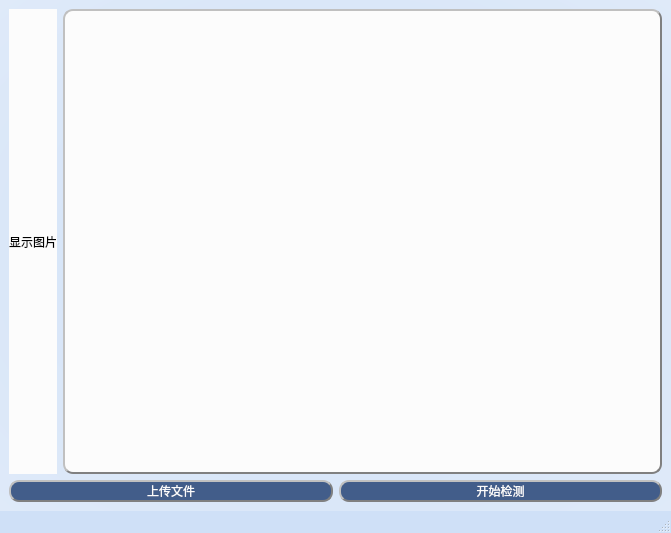
<?xml version="1.0" encoding="UTF-8"?>
<ui version="4.0">
 <class>MainWindow</class>
 <widget class="QMainWindow" name="MainWindow">
  <property name="geometry">
   <rect>
    <x>0</x>
    <y>0</y>
    <width>671</width>
    <height>533</height>
   </rect>
  </property>
  <property name="windowTitle">
   <string>上传文件</string>
  </property>
  <property name="windowIcon">
   <iconset resource="pic.qrc">
    <normaloff>:/新前缀/165.png</normaloff>:/新前缀/165.png</iconset>
  </property>
  <property name="styleSheet">
   <string notr="true">QMainWindow{
	
background-color: rgb(207, 224, 247);
}</string>
  </property>
  <widget class="QWidget" name="centralwidget">
   <property name="styleSheet">
    <string notr="true">QWidget{
background-color: qradialgradient(spread:pad, cx:0.5, cy:0.5, radius:2, fx:0.5, fy:0.5, stop:0 rgba(207, 224, 247), stop:1 rgba(252, 252, 252, 255));

}</string>
   </property>
   <layout class="QGridLayout" name="gridLayout_3">
    <item row="0" column="0">
     <widget class="QLabel" name="label">
      <property name="maximumSize">
       <size>
        <width>600</width>
        <height>600</height>
       </size>
      </property>
      <property name="styleSheet">
       <string notr="true">QLabel{
	background-color: rgb(252, 252, 252);
}</string>
      </property>
      <property name="text">
       <string>显示图片</string>
      </property>
     </widget>
    </item>
    <item row="0" column="1">
     <widget class="QListView" name="listView">
      <property name="styleSheet">
       <string notr="true">QListView{
	
	font: 11pt &quot;微软雅黑&quot;;
	background-color:  rgb(252, 252, 252);
border-radius: 10px;
border:2px groove gray;
border-style: outset;
	color: rgb(163, 202, 235);
}</string>
      </property>
     </widget>
    </item>
    <item row="1" column="0" colspan="2">
     <layout class="QHBoxLayout" name="horizontalLayout">
      <item>
       <widget class="QPushButton" name="pushButton">
        <property name="font">
         <font>
          <family>百度综艺简体</family>
          <pointsize>9</pointsize>
          <weight>50</weight>
          <italic>false</italic>
          <bold>false</bold>
         </font>
        </property>
        <property name="autoFillBackground">
         <bool>false</bool>
        </property>
        <property name="styleSheet">
         <string notr="true">QPushButton

{
	font: 9pt &quot;百度综艺简体&quot;;
		background-color: rgb(66, 93, 138);
border-radius: 10px;
border:2px groove gray;
border-style: outset;
	color: rgb(252, 252, 252);

}</string>
        </property>
        <property name="text">
         <string>上传文件</string>
        </property>
       </widget>
      </item>
      <item>
       <widget class="QPushButton" name="pushButton_2">
        <property name="font">
         <font>
          <family>百度综艺简体</family>
          <pointsize>9</pointsize>
          <weight>50</weight>
          <italic>false</italic>
          <bold>false</bold>
         </font>
        </property>
        <property name="styleSheet">
         <string notr="true">QPushButton

{
	font: 9pt &quot;百度综艺简体&quot;;
		background-color: rgb(66, 93, 138);
border-radius: 10px;
border:2px groove gray;
border-style: outset;
	color: rgb(252, 252, 252);

}</string>
        </property>
        <property name="text">
         <string>开始检测</string>
        </property>
       </widget>
      </item>
     </layout>
    </item>
   </layout>
  </widget>
  <widget class="QMenuBar" name="menubar">
   <property name="geometry">
    <rect>
     <x>0</x>
     <y>0</y>
     <width>671</width>
     <height>26</height>
    </rect>
   </property>
  </widget>
  <widget class="QStatusBar" name="statusbar"/>
 </widget>
 <resources>
  <include location="pic.qrc"/>
 </resources>
 <connections/>
</ui>
